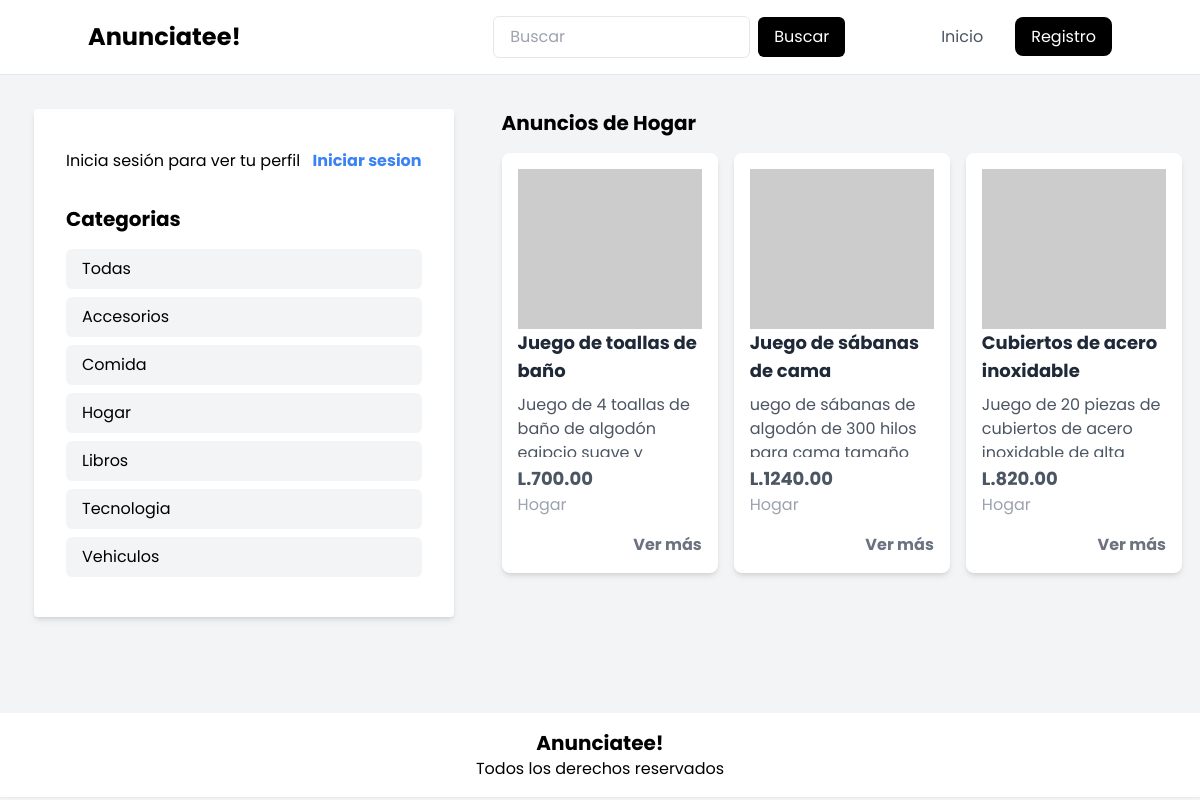
The page /index.php?category=Hogar on the database its author committed.
### tables this page shows
CREATE TABLE `categories` (
  `id` int(11) NOT NULL,
  `name` varchar(20) NOT NULL
);

CREATE TABLE `advertisement` (
  `id` int(11) NOT NULL,
  `title` varchar(255) NOT NULL,
  `description` text NOT NULL,
  `price` decimal(10,2) NOT NULL,
  `user_id` int(11) NOT NULL,
  `category_id` int(11) NOT NULL
);

### config/database.php (called while the page is built)
<?php
class Database
{
    private $host = 'localhost';
    private $user = 'root';
    private $password = '';
    private $database = 'ddigital';
    public $connection;
    public function __construct()
    {
        try {
            $this->connection = new PDO("mysql:host=$this->host;dbname=$this->database", $this->user, $this->password);
            $this->connection->setAttribute(PDO::ATTR_ERRMODE, PDO::ERRMODE_EXCEPTION);
        } catch (PDOException $e) {
            echo "Connection failed: " . $e->getMessage();
        }
    }
    public function getConnection()
    {
        return $this->connection;
    }
}

### models/Category.php (called while the page is built)
<?php
include_once './config/database.php';
class Category{
    private $connection;
    public function __construct($db){
        $this->connection = $db;
    }
    public function getAllCategories(){
        try{
            $query = "SELECT * FROM categories";
            $stmt = $this->connection->prepare($query);
            $stmt->execute();
            $categories = $stmt->fetchAll(PDO::FETCH_ASSOC);
            return $categories;
        }catch(PDOException $e){
            echo "Error: " . $e->getMessage();
        }
    }
   public function getCategoryIdByName($name){
        try{
            $query = "SELECT id FROM categories WHERE name = :name";
            $stmt = $this->connection->prepare($query);
            $stmt->bindParam(':name', $name);
            $stmt->execute();
            $category = $stmt->fetch(PDO::FETCH_ASSOC);
            return $category['id'];
        }catch(PDOException $e){
            echo "Error: " . $e->getMessage();
        }
   }
    public function getCategoryNameById($id){
        try{
            $query = "SELECT name FROM categories WHERE id = :id";
            $stmt = $this->connection->prepare($query);
            $stmt->bindParam(':id', $id);
            $stmt->execute();
            $category = $stmt->fetch(PDO::FETCH_ASSOC);
            return $category['name'];
        }catch(PDOException $e){
            echo "Error: " . $e->getMessage();
        }
    }
}

### models/Advertisement.php (called while the page is built, shortened)
<?php
class Advertisement {
    private $connection;
    public function __construct($db) {
        $this->connection = $db;
    }
    public function getAdvertisementsByCategory($categoryId){
        try{
            $query = "SELECT * FROM advertisement WHERE category_id = :category_id";
            $stmt = $this->connection->prepare($query);
            $stmt->bindParam(':category_id', $categoryId);
            $stmt->execute();
            $advertisements = $stmt->fetchAll(PDO::FETCH_ASSOC);
            return $advertisements;
        }catch(PDOException $e){
            echo "Error: " . $e->getMessage();
        }
    }
}

### components/card.php (the view)
<?php
include_once './config/database.php';
include_once './models/Category.php';
function renderCard($anuncio)
{
    try {
        $db = new Database();
        $category = new Category($db->getConnection());
        $category_name = $category->getCategoryNameById($anuncio['category_id']);
        echo ' <div class="p-4 bg-white rounded-lg overflow-hidden shadow-md">
    <img class="h-40 w-full object-cover" src="https://picsum.photos/200/300?random='.$anuncio['id'].'" alt="Imagen del anuncio">
    <h2 class="text-gray-800 text-lg font-bold mb-2">' . $anuncio['title'] . '</h2>
    <p class="text-gray-600 text-base mb-2 overflow-hidden h-16" id="description">' . $anuncio['description'] . '</p>
    <span class="text-gray-600 font-bold text-lg mb-4">L.' . $anuncio['price'] . '</span>
    <p class="text-gray-400 text-base mb-4">' . $category_name . '</p>
    <div class="flex justify-end">
        <a href="anuncio.php?id='.$anuncio['id'].'" class="text-gray-500 font-bold hover:text-gray-700">Ver más</a>
    </div>
    </div>';
    } catch (PDOException $e) {
        echo "Error: " . $e->getMessage();
    }
}

### components/categories.php
<h4 class="text-xl font-bold text-black mb-4">Categorias</h4>
<a href="./controllers/category_controller.php?category=all" class="bg-gray-100 hover:bg-gray-200 mb-2 px-4 py-2 rounded-md">Todas</a>
<?php
include_once './config/database.php';
include_once './models/Category.php';
try {
    $db = new Database();
    $category = new Category($db->getConnection());
    $categories = $category->getAllCategories();
    foreach ($categories as $category) {
        echo "<a href='./controllers/category_controller.php?category=" . $category['name'] .
            "' class='bg-gray-100 hover:bg-gray-200 mb-2 px-4 py-2 rounded-md'>" . $category['name'] . "</a>";
    }
} catch (PDOException $e) {
    echo "Error: " . $e->getMessage();
}
?>

### controllers/index_controller.php (shortened to what this page needs)
<?php
include_once './config/database.php';
include_once './models/Advertisement.php';
include_once './models/Category.php';
include_once './components/card.php';
function renderAdvertisements(){
    try{
        $db = new Database();
        $advertisement = new Advertisement($db->getConnection());
        $category = new Category($db->getConnection());
        if(isset($_GET['category']) and $_GET['category'] != 'all'){
            $category_id = $category->getCategoryIdByName($_GET['category']);
            $advertisements = $advertisement->getAdvertisementsByCategory($category_id);
            foreach($advertisements as $anuncio){
                renderCard($anuncio);
            }
        }else if((!isset($_GET['category']) or $_GET['category'] == 'all') and (!isset($_GET['search']) or $_GET['search'] == '')){
            $advertisements = $advertisement->getLastAdvertisements();
            foreach($advertisements as $anuncio){
                renderCard($anuncio);
            }
        }
    }catch(PDOException $e){
        echo "Error: " . $e->getMessage();
    }
}

### assets/css/style.css (style rules this page uses)
* { margin: 0; padding: 0; box-sizing: border-box; font-family: 'Poppins', sans-serif; }

### rows shown on the page
categories: name "Accesorios"
categories: name "Comida"
categories: name "Hogar"
categories: name "Libros"
categories: name "Tecnologia"
categories: name "Vehiculos"
advertisement: title "Juego de toallas de baño", description "Juego de 4 toallas de baño de algodón…", price "700.00", category.name "Hogar"
advertisement: title "Juego de sábanas de cama", description "uego de sábanas de algodón de 300 hilos…", price "1240.00", category.name "Hogar"
advertisement: title "Cubiertos de acero inoxidable", description "Juego de 20 piezas de cubiertos de acero…", price "820.00", category.name "Hogar"

### other values the page prints
$_GET['category'] "Hogar"
